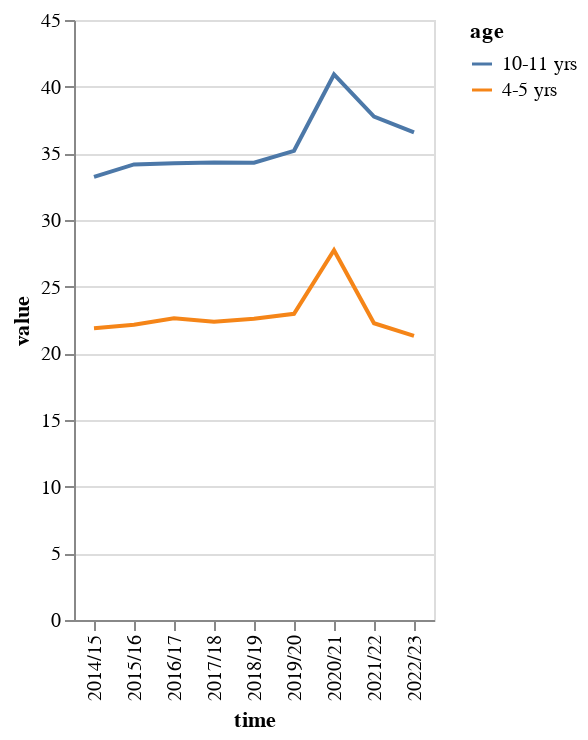

This figure's notebook cell:
### Code cell
#make altair line chart of value per age
alt.Chart(df).mark_line().encode(
    x='time',
    y='value',  
    color='age'
)

### Figure 1 — Vega-Lite specification as saved in the notebook (floating-point values rounded to 4 significant figures)
{"config": {"view": {"continuousWidth": 300, "continuousHeight": 300}}, "data": {"name": "data-ef1beb290d085fb4b15ea4de089c9b9a"}, "mark": {"type": "line"}, "encoding": {"color": {"field": "age", "type": "nominal"}, "x": {"field": "time", "type": "nominal"}, "y": {"field": "value", "type": "quantitative"}}, "$schema": "https://vega.github.io/schema/vega-lite/v5.20.1.json", "datasets": {"data-ef1beb290d085fb4b15ea4de089c9b9a": [{"measure": "Percentage of children who are overweight (including obese)", "ethnicity": "All", "ethnicity_type": "All", "time": "2014/15", "time_type": "Academic year", "geography": "England", "geography_type": "Country", "geography_code": "E92000001", "gender": "Persons", "age": "10-11 yrs", "value": 33.24, "value_type": "%", "denominator": 531200.0, "numerator": 176600.0, "upper_95_c_i": 33.37, "lower_95_c_i": 33.11}, {"measure": "Percentage of children who are overweight (including obese)", "ethnicity": "All", "ethnicity_type": "All", "time": "2015/16", "time_type": "Academic year", "geography": "England", "geography_type": "Country", "geography_code": "E92000001", "gender": "Persons", "age": "10-11 yrs", "value": 34.17, "value_type": "%", "denominator": 544600.0, "numerator": 186100.0, "upper_95_c_i": 34.29, "lower_95_c_i": 34.04}, {"measure": "Percentage of children who are overweight (including obese)", "ethnicity": "All", "ethnicity_type": "All", "time": "2016/17", "time_type": "Academic year", "geography": "England", "geography_type": "Country", "geography_code": "E92000001", "gender": "Persons", "age": "10-11 yrs", "value": 34.25, "value_type": "%", "denominator": 556500.0, "numerator": 190600.0, "upper_95_c_i": 34.37, "lower_95_c_i": 34.12}, {"measure": "Percentage of children who are overweight (including obese)", "ethnicity": "All", "ethnicity_type": "All", "time": "2017/18", "time_type": "Academic year", "geography": "England", "geography_type": "Country", "geography_code": "E92000001", "gender": "Persons", "age": "10-11 yrs", "value": 34.32, "value_type": "%", "denominator": 576600.0, "numerator": 197900.0, "upper_95_c_i": 34.44, "lower_95_c_i": 34.2}, {"measure": "Percentage of children who are overweight (including obese)", "ethnicity": "All", "ethnicity_type": "All", "time": "2018/19", "time_type": "Academic year", "geography": "England", "geography_type": "Country", "geography_code": "E92000001", "gender": "Persons", "age": "10-11 yrs", "value": 34.29, "value_type": "%", "denominator": 600400.0, "numerator": 205900.0, "upper_95_c_i": 34.41, "lower_95_c_i": 34.17}, {"measure": "Percentage of children who are overweight (including obese)", "ethnicity": "All", "ethnicity_type": "All", "time": "2019/20", "time_type": "Academic year", "geography": "England", "geography_type": "Country", "geography_code": "E92000001", "gender": "Persons", "age": "10-11 yrs", "value": 35.19, "value_type": "%", "denominator": 491100.0, "numerator": 172800.0, "upper_95_c_i": 35.32, "lower_95_c_i": 35.06}, {"measure": "Percentage of children who are overweight (including obese)", "ethnicity": "All", "ethnicity_type": "All", "time": "2020/21", "time_type": "Academic year", "geography": "England", "geography_type": "Country", "geography_code": "E92000001", "gender": "Persons", "age": "10-11 yrs", "value": 40.91, "value_type": "%", "denominator": 124200.0, "numerator": 50830.0, "upper_95_c_i": 41.19, "lower_95_c_i": 40.64}, {"measure": "Percentage of children who are overweight (including obese)", "ethnicity": "All", "ethnicity_type": "All", "time": "2021/22", "time_type": "Academic year", "geography": "England", "geography_type": "Country", "geography_code": "E92000001", "gender": "Persons", "age": "10-11 yrs", "value": 37.76, "value_type": "%", "denominator": 602000.0, "numerator": 227300.0, "upper_95_c_i": 37.88, "lower_95_c_i": 37.64}, {"measure": "Percentage of children who are overweight (including obese)", "ethnicity": "All", "ethnicity_type": "All", "time": "2022/23", "time_type": "Academic year", "geography": "England", "geography_type": "Country", "geography_code": "E92000001", "gender": "Persons", "age": "10-11 yrs", "value": 36.57, "value_type": "%", "denominator": 613100.0, "numerator": 224200.0, "upper_95_c_i": 36.69, "lower_95_c_i": 36.45}, {"measure": "Percentage of children who are overweight (including obese)", "ethnicity": "All", "ethnicity_type": "All", "time": "2014/15", "time_type": "Academic year", "geography": "England", "geography_type": "Country", "geography_code": "E92000001", "gender": "Persons", "age": "4-5 yrs", "value": 21.89, "value_type": "%", "denominator": 610600.0, "numerator": 133600.0, "upper_95_c_i": 21.99, "lower_95_c_i": 21.78}, {"measure": "Percentage of children who are overweight (including obese)", "ethnicity": "All", "ethnicity_type": "All", "time": "2015/16", "time_type": "Academic year", "geography": "England", "geography_type": "Country", "geography_code": "E92000001", "gender": "Persons", "age": "4-5 yrs", "value": 22.14, "value_type": "%", "denominator": 625300.0, "numerator": 138400.0, "upper_95_c_i": 22.24, "lower_95_c_i": 22.03}, {"measure": "Percentage of children who are overweight (including obese)", "ethnicity": "All", "ethnicity_type": "All", "time": "2016/17", "time_type": "Academic year", "geography": "England", "geography_type": "Country", "geography_code": "E92000001", "gender": "Persons", "age": "4-5 yrs", "value": 22.63, "value_type": "%", "denominator": 629400.0, "numerator": 142400.0, "upper_95_c_i": 22.73, "lower_95_c_i": 22.53}, {"measure": "Percentage of children who are overweight (including obese)", "ethnicity": "All", "ethnicity_type": "All", "time": "2017/18", "time_type": "Academic year", "geography": "England", "geography_type": "Country", "geography_code": "E92000001", "gender": "Persons", "age": "4-5 yrs", "value": 22.38, "value_type": "%", "denominator": 610400.0, "numerator": 136600.0, "upper_95_c_i": 22.48, "lower_95_c_i": 22.27}, {"measure": "Percentage of children who are overweight (including obese)", "ethnicity": "All", "ethnicity_type": "All", "time": "2018/19", "time_type": "Academic year", "geography": "England", "geography_type": "Country", "geography_code": "E92000001", "gender": "Persons", "age": "4-5 yrs", "value": 22.59, "value_type": "%", "denominator": 597800.0, "numerator": 135000.0, "upper_95_c_i": 22.69, "lower_95_c_i": 22.48}, {"measure": "Percentage of children who are overweight (including obese)", "ethnicity": "All", "ethnicity_type": "All", "time": "2019/20", "time_type": "Academic year", "geography": "England", "geography_type": "Country", "geography_code": "E92000001", "gender": "Persons", "age": "4-5 yrs", "value": 22.96, "value_type": "%", "denominator": 399500.0, "numerator": 91720.0, "upper_95_c_i": 23.09, "lower_95_c_i": 22.83}, {"measure": "Percentage of children who are overweight (including obese)", "ethnicity": "All", "ethnicity_type": "All", "time": "2020/21", "time_type": "Academic year", "geography": "England", "geography_type": "Country", "geography_code": "E92000001", "gender": "Persons", "age": "4-5 yrs", "value": 27.73, "value_type": "%", "denominator": 129600.0, "numerator": 35930.0, "upper_95_c_i": 27.97, "lower_95_c_i": 27.48}, {"measure": "Percentage of children who are overweight (including obese)", "ethnicity": "All", "ethnicity_type": "All", "time": "2021/22", "time_type": "Academic year", "geography": "England", "geography_type": "Country", "geography_code": "E92000001", "gender": "Persons", "age": "4-5 yrs", "value": 22.25, "value_type": "%", "denominator": 569300.0, "numerator": 126700.0, "upper_95_c_i": 22.36, "lower_95_c_i": 22.15}, {"measure": "Percentage of children who are overweight (including obese)", "ethnicity": "All", "ethnicity_type": "All", "time": "2022/23", "time_type": "Academic year", "geography": "England", "geography_type": "Country", "geography_code": "E92000001", "gender": "Persons", "age": "4-5 yrs", "value": 21.31, "value_type": "%", "denominator": 568100.0, "numerator": 121000.0, "upper_95_c_i": 21.42, "lower_95_c_i": 21.2}]}}
